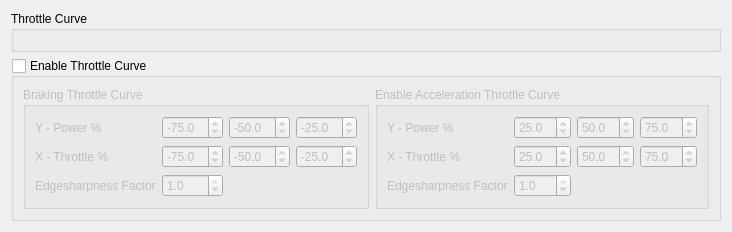
            <widget class="QWidget" name="tab_100">
             <attribute name="title">
              <string>Throttle-Curve</string>
             </attribute>
             <layout class="QVBoxLayout" name="verticalLayout_100">
              <item>
               <widget class="QGroupBox" name="groupBox_211">
                <property name="title">
                 <string>Throttle Curve</string>
                </property>
                <layout class="QGridLayout" name="gridLayout_161">
                 <item row="0" column="0">
                  <widget class="QCustomPlot" name="throttleCurvePlot" native="true">
                   <property name="sizePolicy">
                    <sizepolicy hsizetype="MinimumExpanding" vsizetype="Expanding">
                     <horstretch>0</horstretch>
                     <verstretch>0</verstretch>
                    </sizepolicy>
                   </property>
                  </widget>
                 </item>
                </layout>
               </widget>
              </item>
              <item>
               <widget class="QGroupBox" name="appconfAdjustableThrottle">
                <property name="sizePolicy">
                 <sizepolicy hsizetype="Minimum" vsizetype="Minimum">
                  <horstretch>0</horstretch>
                  <verstretch>0</verstretch>
                 </sizepolicy>
                </property>
                <property name="title">
                 <string>Enable Throttle Curve</string>
                </property>
                <property name="checkable">
                 <bool>true</bool>
                </property>
                <property name="checked">
                 <bool>false</bool>
                </property>
                <layout class="QGridLayout" name="gridLayout_48">
                 <item row="0" column="1">
                  <widget class="QGroupBox" name="groupBox_53">
                   <property name="sizePolicy">
                    <sizepolicy hsizetype="Minimum" vsizetype="Minimum">
                     <horstretch>0</horstretch>
                     <verstretch>0</verstretch>
                    </sizepolicy>
                   </property>
                   <property name="title">
                    <string>Enable Acceleration Throttle Curve</string>
                   </property>
                   <property name="checkable">
                    <bool>false</bool>
                   </property>
                   <property name="checked">
                    <bool>false</bool>
                   </property>
                   <layout class="QGridLayout" name="gridLayout_51">
                    <item row="0" column="0" rowspan="3">
                     <layout class="QGridLayout" name="gridLayout_52">
                      <item row="1" column="3">
                       <widget class="QDoubleSpinBox" name="x3Throttle">
                        <property name="sizePolicy">
                         <sizepolicy hsizetype="Minimum" vsizetype="Minimum">
                          <horstretch>0</horstretch>
                          <verstretch>0</verstretch>
                         </sizepolicy>
                        </property>
                        <property name="decimals">
                         <number>1</number>
                        </property>
                        <property name="minimum">
                         <double>1.500000000000000</double>
                        </property>
                        <property name="maximum">
                         <double>99.500000000000000</double>
                        </property>
                        <property name="singleStep">
                         <double>0.500000000000000</double>
                        </property>
                        <property name="value">
                         <double>75.000000000000000</double>
                        </property>
                       </widget>
                      </item>
                      <item row="0" column="3">
                       <widget class="QDoubleSpinBox" name="y3Throttle">
                        <property name="sizePolicy">
                         <sizepolicy hsizetype="Minimum" vsizetype="Minimum">
                          <horstretch>0</horstretch>
                          <verstretch>0</verstretch>
                         </sizepolicy>
                        </property>
                        <property name="decimals">
                         <number>1</number>
                        </property>
                        <property name="minimum">
                         <double>0.000000000000000</double>
                        </property>
                        <property name="maximum">
                         <double>100.000000000000000</double>
                        </property>
                        <property name="singleStep">
                         <double>0.500000000000000</double>
                        </property>
                        <property name="value">
                         <double>75.000000000000000</double>
                        </property>
                       </widget>
                      </item>
                      <item row="1" column="1">
                       <widget class="QDoubleSpinBox" name="x1Throttle">
                        <property name="sizePolicy">
                         <sizepolicy hsizetype="Minimum" vsizetype="Minimum">
                          <horstretch>0</horstretch>
                          <verstretch>0</verstretch>
                         </sizepolicy>
                        </property>
                        <property name="decimals">
                         <number>1</number>
                        </property>
                        <property name="minimum">
                         <double>0.500000000000000</double>
                        </property>
                        <property name="maximum">
                         <double>98.500000000000000</double>
                        </property>
                        <property name="singleStep">
                         <double>0.500000000000000</double>
                        </property>
                        <property name="value">
                         <double>25.000000000000000</double>
                        </property>
                       </widget>
                      </item>
                      <item row="0" column="2">
                       <widget class="QDoubleSpinBox" name="y2Throttle">
                        <property name="sizePolicy">
                         <sizepolicy hsizetype="Minimum" vsizetype="Minimum">
                          <horstretch>0</horstretch>
                          <verstretch>0</verstretch>
                         </sizepolicy>
                        </property>
                        <property name="decimals">
                         <number>1</number>
                        </property>
                        <property name="minimum">
                         <double>0.000000000000000</double>
                        </property>
                        <property name="maximum">
                         <double>100.000000000000000</double>
                        </property>
                        <property name="singleStep">
                         <double>0.500000000000000</double>
                        </property>
                        <property name="value">
                         <double>50.000000000000000</double>
                        </property>
                       </widget>
                      </item>
                      <item row="1" column="2">
                       <widget class="QDoubleSpinBox" name="x2Throttle">
                        <property name="sizePolicy">
                         <sizepolicy hsizetype="Minimum" vsizetype="Minimum">
                          <horstretch>0</horstretch>
                          <verstretch>0</verstretch>
                         </sizepolicy>
                        </property>
                        <property name="decimals">
                         <number>1</number>
                        </property>
                        <property name="minimum">
                         <double>1.000000000000000</double>
                        </property>
                        <property name="maximum">
                         <double>99.000000000000000</double>
                        </property>
                        <property name="singleStep">
                         <double>0.500000000000000</double>
                        </property>
                        <property name="value">
                         <double>50.000000000000000</double>
                        </property>
                       </widget>
                      </item>
                      <item row="0" column="1">
                       <widget class="QDoubleSpinBox" name="y1Throttle">
                        <property name="sizePolicy">
                         <sizepolicy hsizetype="Minimum" vsizetype="Minimum">
                          <horstretch>0</horstretch>
                          <verstretch>0</verstretch>
                         </sizepolicy>
                        </property>
                        <property name="decimals">
                         <number>1</number>
                        </property>
                        <property name="minimum">
                         <double>0.000000000000000</double>
                        </property>
                        <property name="maximum">
                         <double>100.000000000000000</double>
                        </property>
                        <property name="singleStep">
                         <double>0.500000000000000</double>
                        </property>
                        <property name="value">
                         <double>25.000000000000000</double>
                        </property>
                       </widget>
                      </item>
                      <item row="0" column="0">
                       <widget class="QLabel" name="label_102">
                        <property name="sizePolicy">
                         <sizepolicy hsizetype="Preferred" vsizetype="Minimum">
                          <horstretch>0</horstretch>
                          <verstretch>0</verstretch>
                         </sizepolicy>
                        </property>
                        <property name="text">
                         <string>Y - Power %</string>
                        </property>
                       </widget>
                      </item>
                      <item row="1" column="0">
                       <widget class="QLabel" name="label_106">
                        <property name="sizePolicy">
                         <sizepolicy hsizetype="Preferred" vsizetype="Minimum">
                          <horstretch>0</horstretch>
                          <verstretch>0</verstretch>
                         </sizepolicy>
                        </property>
                        <property name="text">
                         <string>X - Throttle %</string>
                        </property>
                       </widget>
                      </item>
                      <item row="2" column="1">
                       <widget class="QDoubleSpinBox" name="bezierReduceFactorBox">
                        <property name="sizePolicy">
                         <sizepolicy hsizetype="Minimum" vsizetype="Minimum">
                          <horstretch>0</horstretch>
                          <verstretch>0</verstretch>
                         </sizepolicy>
                        </property>
                        <property name="decimals">
                         <number>1</number>
                        </property>
                        <property name="minimum">
                         <double>0.000000000000000</double>
                        </property>
                        <property name="maximum">
                         <double>1.000000000000000</double>
                        </property>
                        <property name="singleStep">
                         <double>0.050000000000000</double>
                        </property>
                        <property name="value">
                         <double>1.000000000000000</double>
                        </property>
                       </widget>
                      </item>
                      <item row="2" column="0">
                       <widget class="QLabel" name="label_113">
                        <property name="text">
                         <string>Edgesharpness Factor</string>
                        </property>
                       </widget>
                      </item>
                     </layout>
                    </item>
                   </layout>
                  </widget>
                 </item>
                 <item row="0" column="0">
                  <widget class="QGroupBox" name="groupBox_54">
                   <property name="title">
                    <string>Braking Throttle Curve</string>
                   </property>
                   <property name="checkable">
                    <bool>false</bool>
                   </property>
                   <property name="checked">
                    <bool>false</bool>
                   </property>
                   <layout class="QGridLayout" name="gridLayout_56">
                    <item row="0" column="0" rowspan="3">
                     <layout class="QGridLayout" name="gridLayout_62">
                      <item row="0" column="0">
                       <widget class="QLabel" name="label_302">
                        <property name="sizePolicy">
                         <sizepolicy hsizetype="Preferred" vsizetype="Minimum">
                          <horstretch>0</horstretch>
                          <verstretch>0</verstretch>
                         </sizepolicy>
                        </property>
                        <property name="text">
                         <string>Y - Power %</string>
                        </property>
                       </widget>
                      </item>
                      <item row="2" column="0">
                       <widget class="QLabel" name="label_313">
                        <property name="text">
                         <string>Edgesharpness Factor</string>
                        </property>
                       </widget>
                      </item>
                      <item row="1" column="0">
                       <widget class="QLabel" name="label_306">
                        <property name="sizePolicy">
                         <sizepolicy hsizetype="Preferred" vsizetype="Minimum">
                          <horstretch>0</horstretch>
                          <verstretch>0</verstretch>
                         </sizepolicy>
                        </property>
                        <property name="text">
                         <string>X - Throttle %</string>
                        </property>
                       </widget>
                      </item>
                      <item row="1" column="3">
                       <widget class="QDoubleSpinBox" name="x1NegThrottle">
                        <property name="sizePolicy">
                         <sizepolicy hsizetype="Minimum" vsizetype="Minimum">
                          <horstretch>0</horstretch>
                          <verstretch>0</verstretch>
                         </sizepolicy>
                        </property>
                        <property name="decimals">
                         <number>1</number>
                        </property>
                        <property name="minimum">
                         <double>-98.500000000000000</double>
                        </property>
                        <property name="maximum">
                         <double>-0.500000000000000</double>
                        </property>
                        <property name="singleStep">
                         <double>0.500000000000000</double>
                        </property>
                        <property name="value">
                         <double>-25.000000000000000</double>
                        </property>
                       </widget>
                      </item>
                      <item row="0" column="3">
                       <widget class="QDoubleSpinBox" name="y1NegThrottle">
                        <property name="sizePolicy">
                         <sizepolicy hsizetype="Minimum" vsizetype="Minimum">
                          <horstretch>0</horstretch>
                          <verstretch>0</verstretch>
                         </sizepolicy>
                        </property>
                        <property name="decimals">
                         <number>1</number>
                        </property>
                        <property name="minimum">
                         <double>-100.000000000000000</double>
                        </property>
                        <property name="maximum">
                         <double>0.000000000000000</double>
                        </property>
                        <property name="singleStep">
                         <double>0.500000000000000</double>
                        </property>
                        <property name="value">
                         <double>-25.000000000000000</double>
                        </property>
                       </widget>
                      </item>
                      <item row="1" column="1">
                       <widget class="QDoubleSpinBox" name="x3NegThrottle">
                        <property name="sizePolicy">
                         <sizepolicy hsizetype="Minimum" vsizetype="Minimum">
                          <horstretch>0</horstretch>
                          <verstretch>0</verstretch>
                         </sizepolicy>
                        </property>
                        <property name="decimals">
                         <number>1</number>
                        </property>
                        <property name="minimum">
                         <double>-99.500000000000000</double>
                        </property>
                        <property name="maximum">
                         <double>-1.500000000000000</double>
                        </property>
                        <property name="singleStep">
                         <double>0.500000000000000</double>
                        </property>
                        <property name="value">
                         <double>-75.000000000000000</double>
                        </property>
                       </widget>
                      </item>
                      <item row="0" column="1">
                       <widget class="QDoubleSpinBox" name="y3NegThrottle">
                        <property name="sizePolicy">
                         <sizepolicy hsizetype="Minimum" vsizetype="Minimum">
                          <horstretch>0</horstretch>
                          <verstretch>0</verstretch>
                         </sizepolicy>
                        </property>
                        <property name="decimals">
                         <number>1</number>
                        </property>
                        <property name="minimum">
                         <double>-100.000000000000000</double>
                        </property>
                        <property name="maximum">
                         <double>0.000000000000000</double>
                        </property>
                        <property name="singleStep">
                         <double>0.500000000000000</double>
                        </property>
                        <property name="value">
                         <double>-75.000000000000000</double>
                        </property>
                       </widget>
                      </item>
                      <item row="0" column="2">
                       <widget class="QDoubleSpinBox" name="y2NegThrottle">
                        <property name="sizePolicy">
                         <sizepolicy hsizetype="Minimum" vsizetype="Minimum">
                          <horstretch>0</horstretch>
                          <verstretch>0</verstretch>
                         </sizepolicy>
                        </property>
                        <property name="decimals">
                         <number>1</number>
                        </property>
                        <property name="minimum">
                         <double>-100.000000000000000</double>
                        </property>
                        <property name="maximum">
                         <double>0.000000000000000</double>
                        </property>
                        <property name="singleStep">
                         <double>0.500000000000000</double>
                        </property>
                        <property name="value">
                         <double>-50.000000000000000</double>
                        </property>
                       </widget>
                      </item>
                      <item row="1" column="2">
                       <widget class="QDoubleSpinBox" name="x2NegThrottle">
                        <property name="sizePolicy">
                         <sizepolicy hsizetype="Minimum" vsizetype="Minimum">
                          <horstretch>0</horstretch>
                          <verstretch>0</verstretch>
                         </sizepolicy>
                        </property>
                        <property name="decimals">
                         <number>1</number>
                        </property>
                        <property name="minimum">
                         <double>-99.000000000000000</double>
                        </property>
                        <property name="maximum">
                         <double>-1.000000000000000</double>
                        </property>
                        <property name="singleStep">
                         <double>0.500000000000000</double>
                        </property>
                        <property name="value">
                         <double>-50.000000000000000</double>
                        </property>
                       </widget>
                      </item>
                      <item row="2" column="1">
                       <widget class="QDoubleSpinBox" name="bezierNegReduceFactorBox">
                        <property name="sizePolicy">
                         <sizepolicy hsizetype="Minimum" vsizetype="Minimum">
                          <horstretch>0</horstretch>
                          <verstretch>0</verstretch>
                         </sizepolicy>
                        </property>
                        <property name="decimals">
                         <number>1</number>
                        </property>
                        <property name="minimum">
                         <double>0.000000000000000</double>
                        </property>
                        <property name="maximum">
                         <double>1.000000000000000</double>
                        </property>
                        <property name="singleStep">
                         <double>0.050000000000000</double>
                        </property>
                        <property name="value">
                         <double>1.000000000000000</double>
                        </property>
                       </widget>
                      </item>
                     </layout>
                    </item>
                   </layout>
                  </widget>
                 </item>
                </layout>
               </widget>
              </item>
             </layout>
            </widget>
